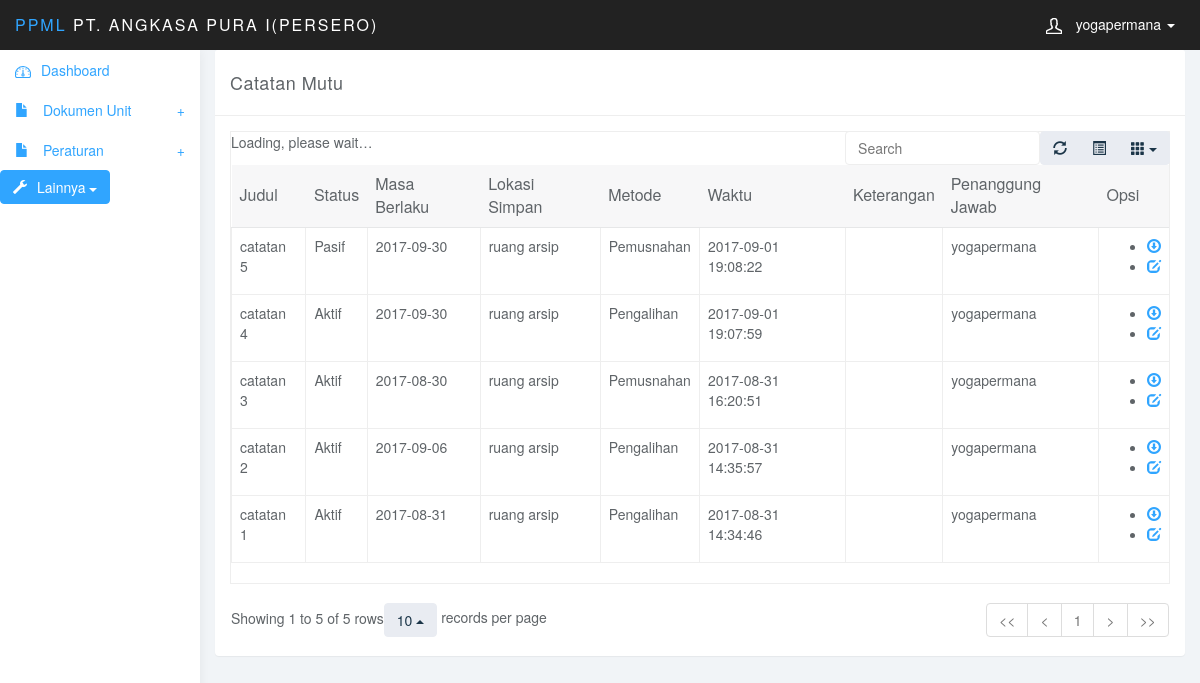
Before: /operator/view_catatan.php (signed in) with the older database file.
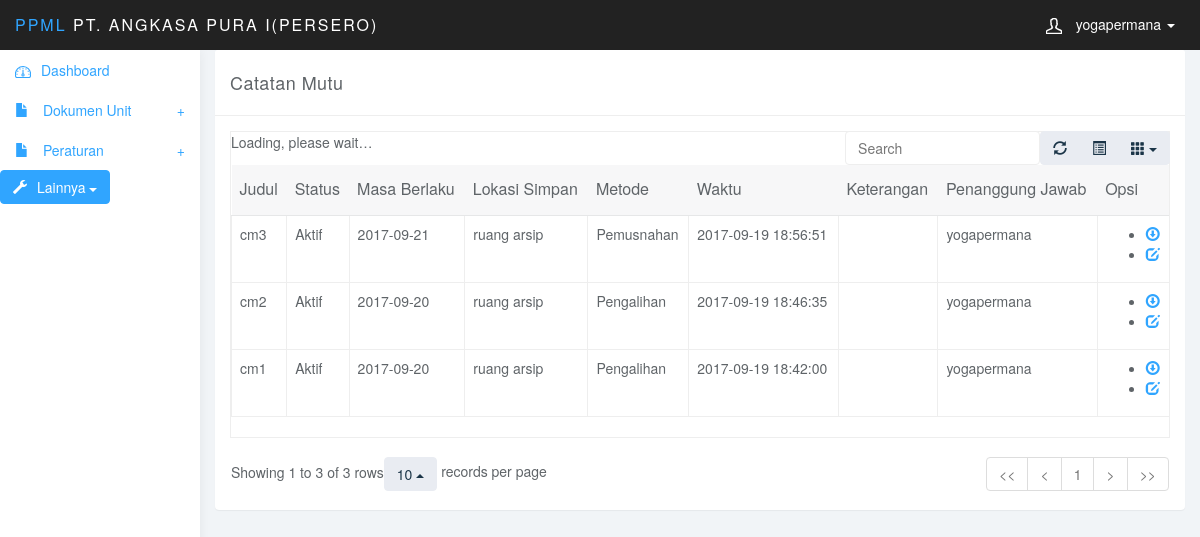
After: the same page with the newer database file.
### tables this page shows
CREATE TABLE `catatan_mutu` (
  `id_catatan` int(3) NOT NULL AUTO_INCREMENT,
  `judul` varchar(50) DEFAULT NULL,
  `status_cm` int(3) DEFAULT NULL,
  `masa_berlaku` date DEFAULT NULL,
  `lokasi_simpan` varchar(50) DEFAULT NULL,
  `file` varchar(255) DEFAULT NULL,
  `keterangan` text,
  `entry_date` datetime DEFAULT NULL,
  `id_metode` int(3) DEFAULT NULL,
  `id_admin` int(10) DEFAULT NULL,
  PRIMARY KEY (`id_catatan`),
  KEY `id_metode` (`id_metode`),
  KEY `status_cm` (`status_cm`),
  KEY `id_admin` (`id_admin`),
  CONSTRAINT `catatan_mutu_ibfk_2` FOREIGN KEY (`id_metode`) REFERENCES `metode` (`id_metode`),
  CONSTRAINT `catatan_mutu_ibfk_3` FOREIGN KEY (`status_cm`) REFERENCES `status_cm` (`id_status_cm`),
  CONSTRAINT `catatan_mutu_ibfk_4` FOREIGN KEY (`id_admin`) REFERENCES `tb_admin` (`id_admin`)
);

CREATE TABLE `status_cm` (
  `id_status_cm` int(3) NOT NULL,
  `status_cm` varchar(25) DEFAULT NULL,
  PRIMARY KEY (`id_status_cm`)
);

CREATE TABLE `metode` (
  `id_metode` int(3) NOT NULL,
  `metode` varchar(50) DEFAULT NULL,
  PRIMARY KEY (`id_metode`)
);

### operator/view_catatan.php (the view, shortened to what this page needs)
<?php $title="Catatan Mutu";
require_once 'header.php';
require_once 'sidebar.php';
?>
<div class="col-sm-9 col-sm-offset-3 col-lg-10 col-lg-offset-2 main">
	<div class="panel panel-default">
		<div class="panel-heading">
			Catatan Mutu
		</div>
			<div class="panel-body">
			<table data-toggle="table"  data-show-refresh="true" data-show-toggle="true" data-show-columns="true" data-search="true" data-select-item-name="toolbar1" data-pagination="true" data-sort-name="name" data-sort-order="desc">
				<thead>
					<tr>
					<th data-field="judul">Judul</th>
					<th data-field="status_cm">Status</th>
					<th data-field="masa_simpan">Masa Berlaku</th>
					<th data-field="lokasi_simpan">Lokasi Simpan</th>
					<th data-field="metode">Metode</th>
					<th data-field="entry_date">Waktu</th>
					<th data-field="keterangan">Keterangan</th>
					<th data-field="nama_admin">Penanggung Jawab</th>
					<th colspan="1">Opsi</th>
					</tr>
				</thead>
				<tbody>
				<?php
				$query = mysql_query("
				SELECT
				catatan_mutu.id_catatan,
				catatan_mutu.judul,
				status_cm.status_cm,
				catatan_mutu.masa_berlaku,
				catatan_mutu.lokasi_simpan,
				catatan_mutu.`file`,
				catatan_mutu.keterangan,
				catatan_mutu.entry_date,
				metode.metode,
				tb_admin.nama_admin
				FROM
				tb_admin
				Inner Join catatan_mutu ON tb_admin.id_admin = catatan_mutu.id_admin
				Inner Join status_cm ON catatan_mutu.status_cm = status_cm.id_status_cm
				Inner Join metode ON catatan_mutu.id_metode = metode.id_metode
				where tb_admin.unit=".$_SESSION['unit']."
				order by id_catatan desc
				");
				while ($data = mysql_fetch_array($query)) {
					    	?>
					        <tr>
					        	<td><?php echo $data['judul']; ?></td>
					           	<td><?php echo $data['status_cm']; ?></td>
					           	<td><?php echo $data['masa_berlaku']; ?></td>
					           	<td><?php echo $data['lokasi_simpan']; ?></td>
					            <td><?php echo $data['metode']; ?></td>
					           	<td><?php echo $data['entry_date']; ?></td>
					   			<td><?php echo $data['nama_admin']; ?></td>
					             <td>
					             	<ul>
					             		<li>
					    					<?php
											echo "<a href='../uploads/".$data['file']."' class='glyphicon glyphicon-download'></a> ";
											?>
					    				</li>
					             		<li>
					    				<a href="edit_catatan.php?id_catatan=<?php echo $data['id_catatan']; ?>" class="glyphicon glyphicon-edit"></a>
					    				</li>
					    			</ul>
					    		</td>
					        </tr>
						    <?php
						    }
						    ?>
					  		</tbody>
						</table>
					</div>
				</div>
	</div>
</body>
</html>

Changed rows visible on the page:
removed catatan_mutu: judul "catatan 5", status_cm.status_cm "Pasif", masa_berlaku "2017-09-30", lokasi_simpan "ruang arsip", id_metode.metode "Pemusnahan", entry_date "2017-09-01 19:08:22", id_admin.nama_admin "yogapermana"
removed catatan_mutu: judul "catatan 4", status_cm.status_cm "Aktif", masa_berlaku "2017-09-30", lokasi_simpan "ruang arsip", id_metode.metode "Pengalihan", entry_date "2017-09-01 19:07:59", id_admin.nama_admin "yogapermana"
removed catatan_mutu: judul "catatan 3", status_cm.status_cm "Aktif", masa_berlaku "2017-08-30", lokasi_simpan "ruang arsip", id_metode.metode "Pemusnahan", entry_date "2017-08-31 16:20:51", id_admin.nama_admin "yogapermana"
removed catatan_mutu: judul "catatan 2", status_cm.status_cm "Aktif", masa_berlaku "2017-09-06", lokasi_simpan "ruang arsip", id_metode.metode "Pengalihan", entry_date "2017-08-31 14:35:57", id_admin.nama_admin "yogapermana"
removed catatan_mutu: judul "catatan 1", status_cm.status_cm "Aktif", masa_berlaku "2017-08-31", lokasi_simpan "ruang arsip", id_metode.metode "Pengalihan", entry_date "2017-08-31 14:34:46", id_admin.nama_admin "yogapermana"
added catatan_mutu: judul "cm3", status_cm.status_cm "Aktif", masa_berlaku "2017-09-21", lokasi_simpan "ruang arsip", id_metode.metode "Pemusnahan", entry_date "2017-09-19 18:56:51", id_admin.nama_admin "yogapermana"
added catatan_mutu: judul "cm2", status_cm.status_cm "Aktif", masa_berlaku "2017-09-20", lokasi_simpan "ruang arsip", id_metode.metode "Pengalihan", entry_date "2017-09-19 18:46:35", id_admin.nama_admin "yogapermana"
added catatan_mutu: judul "cm1", status_cm.status_cm "Aktif", masa_berlaku "2017-09-20", lokasi_simpan "ruang arsip", id_metode.metode "Pengalihan", entry_date "2017-09-19 18:42:00", id_admin.nama_admin "yogapermana"
Other visible differences:
text written by a page script: "Loading, please wait… Showing 1 to 5 of 5 rows 10 records per page << < 1 > >>" → "Loading, please wait… Showing 1 to 3 of 3 rows 10 records per page << < 1 > >>"
